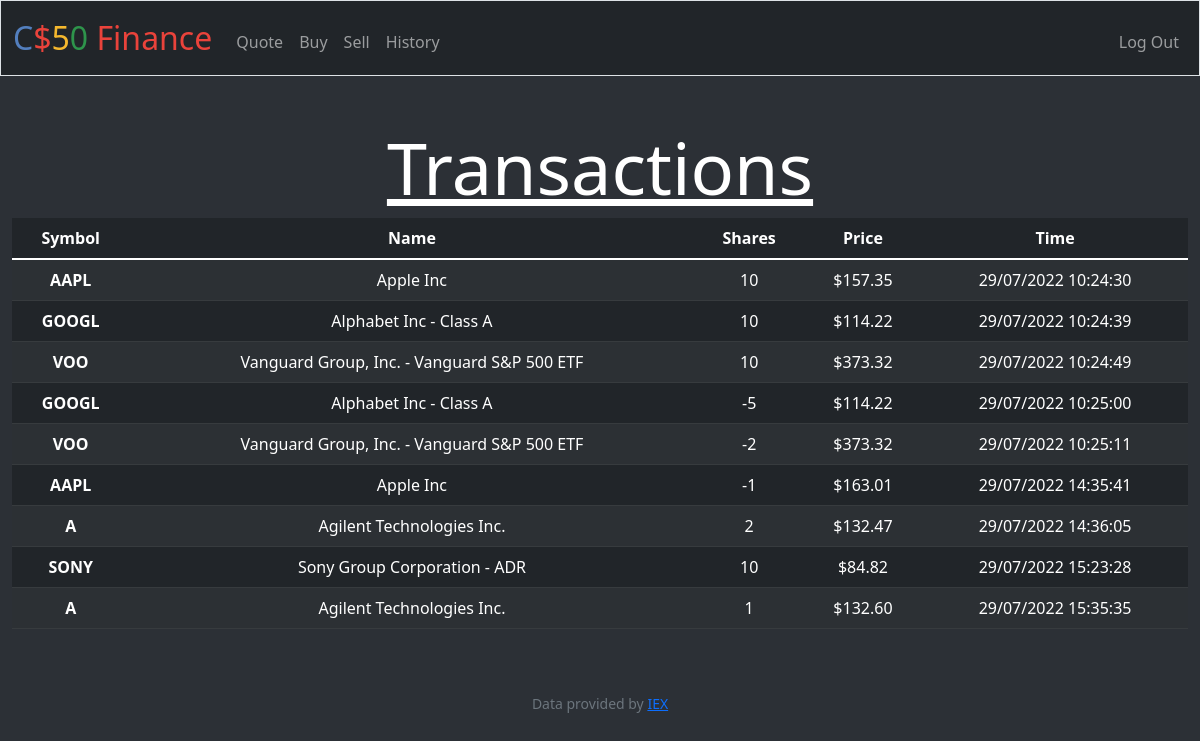
Screenshot of /history (signed in) with the database file from the repository.
### tables this page shows
CREATE TABLE 'transactions' ('id' INTEGER PRIMARY KEY AUTOINCREMENT NOT NULL  , 'user_id'  TEXT NOT NULL  , 'symbol' TEXT NOT NULL, 'shares' INTEGER NOT NULL, 'price'  NUMERIC NOT NULL  , 'time'  TIMESTAMP NOT NULL  , 'name'  TEXT NOT NULL  );

### app.py (the view)
@app.route("/history")
@login_required
def history():
    user = session["user_id"]
    rows = db.execute("SELECT * FROM transactions WHERE user_id = ?", user)
    return render_template("history.html", rows=rows)

### app.py (called while the page is built)
@app.after_request
def after_request(response):
    response.headers["Cache-Control"] = "no-cache, no-store, must-revalidate"
    response.headers["Expires"] = 0
    response.headers["Pragma"] = "no-cache"
    return response

### helpers.py (called while the page is built)
def login_required(f):
    @wraps(f)
    def decorated_function(*args, **kwargs):
        if session.get("user_id") is None:
            return redirect("/login")
        return f(*args, **kwargs)
    return decorated_function

def usd(value):
    return f"${value:,.2f}"

### templates/history.html (shortened to what this page needs)
{% extends "layout.html" %}
{% block main %}
            <h1 class="display-2"><u>Transactions</u></h1>
            <table id="table1" class="table table-striped table-dark table-hover">
                <thead>
                    <tr>
                        <th>Symbol</th>
                        <th>Name</th>
                        <th>Shares</th>
                        <th>Price</th>
                        <th>Time</th>
                    </tr>
                </thead>
                <tbody>
                    {% for row in rows %}
                    <tr>
                        <td><b>{{ row["symbol"] }}</b></td>
                        <td>{{ row["name"] }}</td>
                        <td>{{ row["shares"] }}</td>
                        <td>{{ row["price"] | usd }}</td>
                        <td>{{ row["time"] }}</td>
                    </tr>
                    {% endfor %}
                </tbody>
            </table>
{% endblock %}

### templates/layout.html (shortened to what this page needs)
<!DOCTYPE html>
<html lang="en">
    <head>
        <link href="https://cdn.jsdelivr.net/npm/bootstrap@5.1.3/dist/css/bootstrap.min.css" rel="stylesheet">
        <link href="/static/styles.css" rel="stylesheet">
    </head>
    <body>
        <nav class="bg-dark border navbar navbar-expand-md navbar-dark">
            <div class="container-fluid">
                <a class="navbar-brand" href="/"><span class="blue">C</span><span class="red">$</span><span class="yellow">5</span><span class="green">0</span> <span class="red">Finance</span></a>
                <div class="collapse navbar-collapse" id="navbar">
                    {% if session["user_id"] %}
                        <ul class="navbar-nav me-auto mt-2">
                            <li class="nav-item"><a class="nav-link" href="/quote">Quote</a></li>
                            <li class="nav-item"><a class="nav-link" href="/buy">Buy</a></li>
                            <li class="nav-item"><a class="nav-link" href="/sell">Sell</a></li>
                            <li class="nav-item"><a class="nav-link" href="/history">History</a></li>
                        </ul>
                        <ul class="navbar-nav ms-auto mt-2">
                            <li class="nav-item"><a class="nav-link" href="/logout">Log Out</a></li>
                        </ul>
                    {% else %}
                        <ul class="navbar-nav ms-auto mt-2">
                            <li class="nav-item"><a class="nav-link" href="/register">Register</a></li>
                            <li class="nav-item"><a class="nav-link" href="/login">Log In</a></li>
                        </ul>
                    {% endif %}
                </div>
            </div>
        </nav>
        <main class="container-fluid py-5 text-center">
            {% block main %}{% endblock %}
        </main>
        <footer class="mb-5 small text-center text-muted">
            Data provided by <a href="https://iexcloud.io/">IEX</a>
        </footer>
    </body>
</html>

### static/styles.css (style rules this page uses)
nav .navbar-brand { font-size: xx-large; }
nav .navbar-brand .blue { color: #537fbe; }
nav .navbar-brand .red { color: #ea433b; }
nav .navbar-brand .yellow { color: #f5b82e; }
nav .navbar-brand .green { color: #2e944b; }
body { background-color: #2c3036; color: white; }

### rows the page displays
transactions: symbol "AAPL", name "Apple Inc", shares "10", price "$157.35", time "29/07/2022 10:24:30"
transactions: symbol "GOOGL", name "Alphabet Inc - Class A", shares "10", price "$114.22", time "29/07/2022 10:24:39"
transactions: symbol "VOO", name "Vanguard Group, Inc. - Vanguard S&P 500 ETF", shares "10", price "$373.32", time "29/07/2022 10:24:49"
transactions: symbol "GOOGL", name "Alphabet Inc - Class A", shares "-5", price "$114.22", time "29/07/2022 10:25:00"
transactions: symbol "VOO", name "Vanguard Group, Inc. - Vanguard S&P 500 ETF", shares "-2", price "$373.32", time "29/07/2022 10:25:11"
transactions: symbol "AAPL", name "Apple Inc", shares "-1", price "$163.01", time "29/07/2022 14:35:41"
transactions: symbol "A", name "Agilent Technologies Inc.", shares "2", price "$132.47", time "29/07/2022 14:36:05"
transactions: symbol "SONY", name "Sony Group Corporation - ADR", shares "10", price "$84.82", time "29/07/2022 15:23:28"
transactions: symbol "A", name "Agilent Technologies Inc.", shares "1", price "$132.60", time "29/07/2022 15:35:35"
